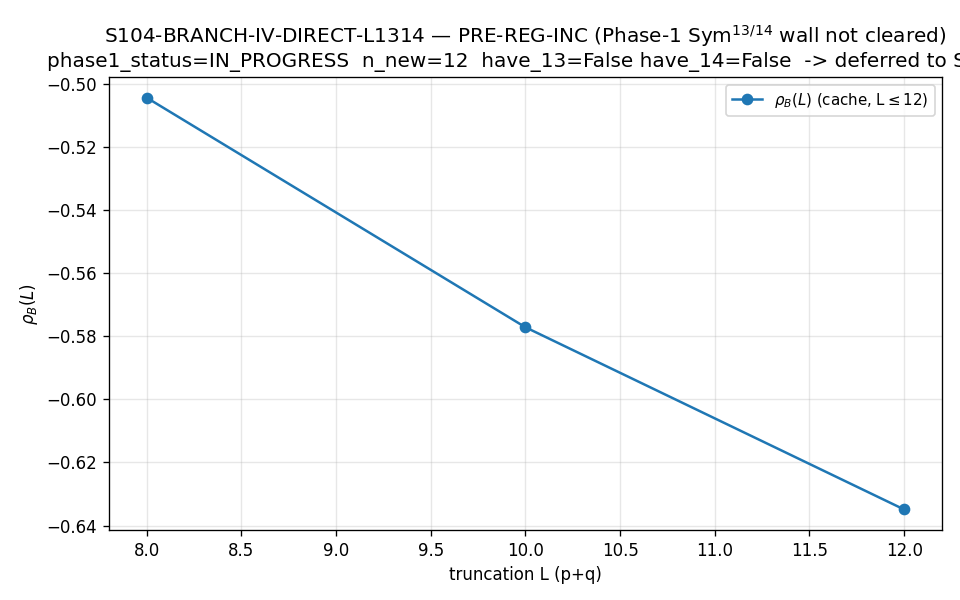

Generate this figure with Python:
#!/usr/bin/env python
"""
S104-BRANCH-IV-DIRECT-L1314 — PHASE 2 (moment + CAC span + verdict).

[VERIFY] truncation stability of the branch-IV dark-energy moment w0^CAC over L in {12,13,14}
using DIRECT rho_B(13) / rho_B(14) spectra (NOT the S103 Friedrich-Bar envelope BOUND).

GEOMETRIC. Substrate-first arrow: D_K eigenvalues at tau_fold -> Zubarev branch-IV a_4-channel
spectral moment rho_B(L) -> CAC-anchored late-time equation-of-state w0^CAC(L) -> truncation-
stability span. The CAC offset is a pure additive translation anchoring w0^CAC(L=10) = w0_FW
EXACTLY; the truncation SPREAD is offset-INDEPENDENT (offset cancels) and measures whether the
substrate's own eigenvalue spectrum has converged enough at L=12 that adding the L=13,14 Peter-
Weyl shells does not move the dark-energy moment. GR's dark energy is the consequence, not the
premise.

Moment (S85 W0-7 verbatim, reproduced bit-for-bit against the s84 cache for L<=12):
    rho_B(L) := rho_Zubarev(L) = <|lambda|>_Z(L) / lambda_max(L) - 1
        <|lambda|>_Z = (sum_j d_j w_Z_j |lam_j|) / (sum_j d_j w_Z_j),  w_Z = exp(-|lam|^2/Lambda_Z^2)
        Lambda_Z = 1.0 (M_KK units), summed over all sectors with level <= L.

CAC (regulator-convention-lockdown.md; RDC FORBIDDEN):
    offset_B   := w0_FW - rho_B(L=10)        [DERIVED at runtime; w0_FW = -0.918 canonical; ZERO free norm]
    w0^CAC(L)  := rho_B(L) + offset_B
    spread_CAC := max_{L in {12,13,14}} w0^CAC(L) - min_{...} w0^CAC(L)
                = max_L rho_B(L) - min_L rho_B(L)         [offset cancels -> span is offset-FREE]

Verdict band (UNCHANGED W5-2): PASS <= 0.025 | INFO (0.025, 0.050] | FAIL > 0.050.

Phase-1 DIRECT sectors come from computations/session-104/s104_sym_p_chain_cache_L1314.py
(offline Sym^13/14 builder + GPU eigvalsh). FEASIBILITY FALLBACK (pre-registered,
mechanical-closure-discipline.md): if the Phase-1 cache lacks a COMPLETE level-13 AND level-14
sector set, close honestly as PRE-REG-INC (deferred to S105), NOT a FAIL; the S103 FB-envelope
INFO stands as the best available bound.

Output: s104_branch_iv_direct_l1314.{npz,png} + verdict via emit_verdict MCP tool.
"""
from __future__ import annotations

import os
os.environ.setdefault("OMP_NUM_THREADS", "8")
os.environ.setdefault("MKL_NUM_THREADS", "8")

import hashlib
import json
import sys
from pathlib import Path

import numpy as np

# ---------------------------------------------------------------------------
# Section 1 — Identity + paths
# ---------------------------------------------------------------------------
SESSION = "S104"
GATE_ID = "S104-BRANCH-IV-DIRECT-L1314"
SCHEME = "zeta"
CONVENTION = "CAC-branch-iv-anchored-L10-DERIVED-OFFSET"
L_MAX = "{12,13,14}"

THIS_FILE = Path(__file__).resolve()
PROJECT_ROOT = THIS_FILE.parents[2]                  # .../computations/session-104/<this> -> root
SHARED_DIR = PROJECT_ROOT / "computations" / "_shared"
SESSION_DIR = PROJECT_ROOT / "computations" / "session-104"

sys.path.insert(0, str(SHARED_DIR))
from canonical_constants import (  # noqa: E402
    w0_FW,
    Gamma_effacement,
    N_cells,
    tau_fold,
)

# ---------------------------------------------------------------------------
# Section 2 — Pre-registered constants (plan §W1-3)
# ---------------------------------------------------------------------------
W0_B = -0.842454                          # (local) branch-iv canonical (S85 W10-2 branch-(iv); S103 anchor, cross-report)
REPRO_TOL = 1e-12                         # (local) rho-recompute reproduction rel_tol (plan tolerance pin; S103 hit 1.1e-16)
# UNCHANGED W5-2 band (plan §W1-3 strict_PASS_boundary):
SPREAD_PASS_BAND = 0.025                  # (local) PASS <= 0.025
SPREAD_INFO_BAND = 0.050                  # (local) INFO (0.025, 0.050]; FAIL > 0.050
L_SCAN = (12, 13, 14)                     # (local) deep-truncation CAC spread window (regulator axis, DR3-class)
L_ANCHOR = 10                             # (local) canonical CAC anchor truncation (rho_B(L=10) -> w0_FW)
LAMBDA_Z = 1.0                            # (local) Zubarev kernel width (S85 W0-7 PRDR pin), M_KK units
PUBLICATION_PRECISION = 6                 # (local) spread + w0^CAC published to 6 sig figs

# FB diagnostic prior (S103 sanity floor — NOT gating; cross-report only):
FB_PRIOR_RHO_13 = -0.646653               # (local) S103 FB-midpoint diagnostic prior rho_B(13)
FB_PRIOR_RHO_14 = -0.657020               # (local) S103 FB-midpoint diagnostic prior rho_B(14)
OFFSET_ZUBAREV_S86 = -0.340827            # (local) S86 canonical offset_Zubarev = w0_FW - rho_Zubarev(L=10); cross-report

JENSEN_S = float(tau_fold)                # (local) Jensen deformation parameter s = tau_fold = 0.190 (cache is tau019)

# ---------------------------------------------------------------------------
# Section 3 — Input files (plan-text drift corrected at runtime per substrate-first §(ii.B))
# ---------------------------------------------------------------------------
P_CANONICAL = SHARED_DIR / "canonical_constants.py"
P_CACHE = PROJECT_ROOT / "computations" / "session-84" / "s84_spectrum_cache_L12_tau019.npz"
P_DIRAC = SHARED_DIR / "dirac_spectrum.py"
P_S103_NPZ = PROJECT_ROOT / "computations" / "session-103" / "s103_branch_iv_deep_truncation.npz"
P_PHASE1 = SESSION_DIR / "s104_sym_p_chain_cache_L1314.npz"   # Phase-1 DIRECT new sectors

# The audit-SHA pin set per plan audit_discriminators (script, canonical, pinmap implicit,
# s84 cache, dirac_spectrum.py, s103 deep-truncation npz). Phase-1 cache pinned too (the
# DIRECT-spectra source); included for provenance.
INPUT_FILES = [P_CANONICAL, P_CACHE, P_DIRAC, P_S103_NPZ, P_PHASE1]

# ---------------------------------------------------------------------------
# Section 4 — SHA-256 input-pin block (S84+ dual-SHA schema)
# ---------------------------------------------------------------------------

def sha256_of(path: Path) -> str:
    h = hashlib.sha256()                                   # (local)
    try:
        h.update(path.read_bytes())
    except OSError:
        return ""
    return h.hexdigest()


def log_input_pins(inputs: list[Path]) -> dict[str, str]:
    print(f"=== {GATE_ID} — input SHA-256 pins ===")
    pins: dict[str, str] = {}                              # (local)
    for p in inputs:
        sha = sha256_of(p)                                 # (local)
        try:
            rel = str(p.relative_to(PROJECT_ROOT)).replace("\\", "/")  # (local)
        except ValueError:
            rel = str(p).replace("\\", "/")                # (local)
        print(f"  {rel}: {sha[:16]}...")
        pins[rel] = sha
    return pins


def closure_hash(pins: dict[str, str]) -> str:
    items = sorted(pins.items())                           # (local)
    h = hashlib.sha256()                                   # (local)
    for k, v in items:
        h.update(f"{k}={v}\n".encode("utf-8"))
    return h.hexdigest()


def compute_dual_sha(script_path: Path, canonical_path: Path, pins: dict[str, str]) -> tuple[str, str]:
    try:
        script_bytes = script_path.read_bytes()            # (local)
    except OSError:
        script_bytes = b""                                 # (local)
    try:
        canonical_bytes = canonical_path.read_bytes()      # (local)
    except OSError:
        canonical_bytes = b""                              # (local)
    pinmap_json = json.dumps(
        dict(sorted(pins.items())), separators=(",", ":"), sort_keys=True
    ).encode("utf-8")                                      # (local)
    h_audit = hashlib.sha256()                             # (local)
    h_audit.update(script_bytes)
    h_audit.update(canonical_bytes)
    h_audit.update(pinmap_json)
    h_content = hashlib.sha256()                           # (local)
    h_content.update(script_bytes)
    return h_audit.hexdigest(), h_content.hexdigest()


# ---------------------------------------------------------------------------
# Section 5 — rho_Zubarev(L) kernel (S85 W0-7 verbatim formula; identical to s103 evaluator)
# ---------------------------------------------------------------------------

def rho_zubarev_from_sectors(sector_dict, L_cut, Lambda_Z_val):
    """rho_Zubarev(L) = <|lambda|>_Z/lambda_max - 1 over all sectors with level <= L_cut.

    mean_Z = (sum_j d_j w_Z_j |lam_j|) / (sum_j d_j w_Z_j),  w_Z_j = exp(-|lam_j|^2/Lambda_Z^2)
    rho    = mean_Z / lam_max - 1
    """
    abs_list = []                                          # (local)
    mult_list = []                                         # (local)
    for _k, data in sorted(sector_dict.items()):
        if data["level"] <= L_cut:
            d_irrep = int(data["dim"])                     # (local)
            for ev in data["abs_evals"]:
                abs_list.append(float(ev))
                mult_list.append(d_irrep)
    lam = np.array(abs_list, dtype=np.float64)             # (local)
    mult = np.array(mult_list, dtype=np.float64)           # (local)
    wZ = np.exp(-(lam / Lambda_Z_val) ** 2)                # (local)
    sum_d_wZ = float(np.sum(mult * wZ))                    # (local)
    sum_d_wZ_lam = float(np.sum(mult * wZ * lam))          # (local)
    lam_max = float(lam.max())                             # (local)
    mean_Z = sum_d_wZ_lam / sum_d_wZ                       # (local)
    rho = mean_Z / lam_max - 1.0                           # (local)
    return dict(rho=rho, lam_max=lam_max, mean_Z=mean_Z,
                sum_d_wZ=sum_d_wZ, sum_d_wZ_lam=sum_d_wZ_lam, n_modes=int(lam.size))


# ---------------------------------------------------------------------------
# Section 6 — print_verdict_payload (agent calls emit_verdict with this)
# ---------------------------------------------------------------------------

def print_verdict_payload(verdict, value, audit_sha, content_sha,
                          sign_v="", magnitude_v="", regime_v="", extra_rows=None):
    payload = {
        "session": 104,
        "gate_id": GATE_ID,
        "verdict": verdict,
        "value": value,
        "scheme": SCHEME,
        "convention": CONVENTION,
        "l_max": L_MAX,
        "audit_sha256": audit_sha,
        "content_sha256": content_sha,
        "schema_version": "S84+",
    }
    if sign_v:
        payload["sign_verdict"] = sign_v
        payload["magnitude_verdict"] = magnitude_v
        payload["regime_verdict"] = regime_v
    if extra_rows:
        payload["extra_rows"] = extra_rows
    print("<<<EMIT_VERDICT_PAYLOAD>>>")
    print(json.dumps(payload))
    print("<<<END_EMIT_VERDICT_PAYLOAD>>>")


# ---------------------------------------------------------------------------
# Section 7 — main
# ---------------------------------------------------------------------------

def main():
    print(f"=== {GATE_ID} :: Phase-2 moment + CAC span + verdict ===")
    print(f"[const] w0_FW={w0_FW}  tau_fold={tau_fold}  Lambda_Z={LAMBDA_Z}  "
          f"Gamma_effacement={Gamma_effacement}  N_cells={N_cells}")
    pins = log_input_pins(INPUT_FILES)
    closure = closure_hash(pins)
    audit_sha, content_sha = compute_dual_sha(THIS_FILE, P_CANONICAL, pins)
    print(f"  closure_hash:   {closure[:16]}...")
    print(f"  audit_sha256:   {audit_sha[:16]}... (script+canonical+pinmap)")
    print(f"  content_sha256: {content_sha[:16]}... (script only)")

    # --- Load s84 L<=12 master cache ---
    cache = np.load(P_CACHE, allow_pickle=True)
    sector_evals = cache["sector_evals"].item()            # (local) {(p,q): {dim,level,abs_evals}}
    cache_max_level = max(d["level"] for d in sector_evals.values())  # (local)
    n_cache_sectors = len(sector_evals)                    # (local)
    print(f"[cache] s84 master: {n_cache_sectors} sectors, max_level={cache_max_level}")

    # --- Cross-check 1: reproduce rho_B(L=8,10,12) bit-exact (sentinel; the consumed S85 evaluator) ---
    rho_recompute = {}                                     # (local)
    EXPECT = {8: -0.5044659979116969, 10: -0.5771725805120294, 12: -0.634885419265151}  # (local) S103 record
    repro_diffs = {}                                       # (local)
    for L in (8, 10, 12):
        rr = rho_zubarev_from_sectors(sector_evals, L, LAMBDA_Z)
        rho_recompute[L] = rr["rho"]
        repro_diffs[L] = abs(rr["rho"] - EXPECT[L])
        print(f"  rho_B({L}) recompute = {rr['rho']:.15f}  (expect {EXPECT[L]:.15f}, "
              f"diff {repro_diffs[L]:.2e}, n_modes={rr['n_modes']})")
    rho_recompute_max_diff = max(repro_diffs.values())     # (local)
    rho_recompute_ok = rho_recompute_max_diff <= REPRO_TOL  # (local)
    print(f"[xcheck1] rho-recompute max_diff={rho_recompute_max_diff:.2e}  "
          f"ok(<= {REPRO_TOL:.0e})={rho_recompute_ok}")

    # --- Load Phase-1 DIRECT new sectors; check completeness for levels 13 + 14 ---
    have_13 = have_14 = False                               # (local)
    new_sectors = {}                                        # (local)
    phase1_status = "ABSENT"                                # (local)
    phase1_timing = {}                                      # (local)
    if P_PHASE1.exists():
        z1 = np.load(P_PHASE1, allow_pickle=True)
        new_sectors = z1["new_sectors"].item()
        phase1_status = str(z1["status"]) if "status" in z1.files else "UNKNOWN"
        if "timing_json" in z1.files:
            phase1_timing = json.loads(str(z1["timing_json"]))
        have_13 = all((p, 13 - p) in new_sectors for p in range(14))
        have_14 = all((p, 14 - p) in new_sectors for p in range(15))
        print(f"[phase1] cache status={phase1_status}  n_new={len(new_sectors)}  "
              f"have_13={have_13}  have_14={have_14}")
        print(f"[phase1] sectors: {sorted(new_sectors.keys())}")
    else:
        print(f"[phase1] cache ABSENT at {P_PHASE1}")

    feasible = bool(have_13 and have_14)                   # (local) DIRECT verdict requires BOTH levels complete

    # --- FEASIBILITY FALLBACK: PRE-REG-INC if Phase-1 incomplete ---
    if not feasible:
        miss13 = [(p, 13 - p) for p in range(14) if (p, 13 - p) not in new_sectors]  # (local)
        miss14 = [(p, 14 - p) for p in range(15) if (p, 14 - p) not in new_sectors]  # (local)
        print(f"[fallback] DIRECT spectra INCOMPLETE — Phase-1 wall not cleared.")
        print(f"           missing level-13: {miss13}")
        print(f"           missing level-14: {miss14}")
        value = (f"PRE-REG-INC_blocked_by_irrep_construction_wall_Sym13_Sym14; "
                 f"phase1_status={phase1_status}; have_13={have_13}; have_14={have_14}; "
                 f"n_new={len(new_sectors)}; deferred_to_S105; "
                 f"S103_FB_envelope_INFO_508c7cf3_stands_as_best_bound")
        # Persist the partial state + npz so the next session resumes.
        np.savez_compressed(
            SESSION_DIR / "s104_branch_iv_direct_l1314.npz",
            verdict="PRE-REG-INC",
            feasible=False,
            phase1_status=phase1_status,
            have_13=have_13, have_14=have_14,
            n_new_sectors=len(new_sectors),
            new_sectors_present=np.array(sorted(new_sectors.keys()), dtype=object),
            missing_13=np.array(miss13, dtype=object),
            missing_14=np.array(miss14, dtype=object),
            rho_recompute_8=rho_recompute[8], rho_recompute_10=rho_recompute[10],
            rho_recompute_12=rho_recompute[12],
            rho_recompute_max_diff=rho_recompute_max_diff, rho_recompute_ok=rho_recompute_ok,
            w0_FW=float(w0_FW), W0_B=W0_B, OFFSET_ZUBAREV_S86=OFFSET_ZUBAREV_S86,
            FB_PRIOR_RHO_13=FB_PRIOR_RHO_13, FB_PRIOR_RHO_14=FB_PRIOR_RHO_14,
            L_SCAN=np.array(L_SCAN, dtype=np.int64), Lambda_Z=LAMBDA_Z, jensen_s=JENSEN_S,
            SPREAD_PASS_BAND=SPREAD_PASS_BAND, SPREAD_INFO_BAND=SPREAD_INFO_BAND,
            audit_sha256=audit_sha, content_sha256=content_sha, closure_hash=closure,
            phase1_timing_json=json.dumps(phase1_timing),
        )
        _make_plot_fallback(rho_recompute, phase1_status, len(new_sectors), have_13, have_14)
        print_verdict_payload("PRE-REG-INC", value, audit_sha, content_sha)
        return

    # --- DIRECT branch: merge new sectors, compute rho_B(13), rho_B(14) DIRECT ---
    merged = dict(sector_evals)                            # (local)
    merged.update(new_sectors)
    merged_max_level = max(d["level"] for d in merged.values())  # (local)
    print(f"[direct] merged cache: {len(merged)} sectors, max_level={merged_max_level}")

    rho_B = {}                                             # (local)
    rho_meta = {}                                          # (local)
    for L in (10, 12, 13, 14):                             # 10 needed for offset; 12,13,14 for span
        rr = rho_zubarev_from_sectors(merged, L, LAMBDA_Z)
        rho_B[L] = rr["rho"]
        rho_meta[L] = rr
        print(f"  rho_B({L}) DIRECT = {rr['rho']:.15f}  (lam_max={rr['lam_max']:.6f}, "
              f"n_modes={rr['n_modes']})")

    # rho_B(12) must equal the cache reproduction (L=12 fully in s84 cache) — consistency floor
    rho12_consistency = abs(rho_B[12] - rho_recompute[12])  # (local)
    print(f"[xcheck2] rho_B(12) DIRECT vs cache-recompute diff = {rho12_consistency:.2e} "
          f"(<= {REPRO_TOL:.0e}: {rho12_consistency <= REPRO_TOL})")

    # --- CAC offset (DERIVED at runtime; offset cancels in span) ---
    offset_B = float(w0_FW) - rho_B[L_ANCHOR]              # (local) = w0_FW - rho_B(L=10), CAC
    offset_B_W0B = W0_B - rho_B[L_ANCHOR]                  # (local) S103 alt anchor (cross-report)
    print(f"[cac] offset_B (w0_FW-anchored) = {offset_B:.12f}  "
          f"[w0_FW={w0_FW} - rho_B(10)={rho_B[L_ANCHOR]:.12f}]")
    print(f"[cac] offset_B (W0_B-anchored)  = {offset_B_W0B:.12f}  (S103 cross-report; = -0.265281)")
    print(f"[cac] offset_Zubarev_S86 xref   = {OFFSET_ZUBAREV_S86:.6f}")

    w0_cac = {L: rho_B[L] + offset_B for L in L_SCAN}      # (local) {12,13,14}
    # CAC anchor identity check at L=10:
    w0_cac_10 = rho_B[L_ANCHOR] + offset_B                 # (local) must == w0_FW EXACTLY
    cac_anchor_resid = abs(w0_cac_10 - float(w0_FW))       # (local)
    print(f"[cac] w0^CAC(L=10) = {w0_cac_10:.15f}  (== w0_FW={w0_FW}? resid={cac_anchor_resid:.2e})")
    for L in L_SCAN:
        print(f"  w0^CAC({L}) = {w0_cac[L]:.15f}")

    # --- spread_CAC = max-min over {12,13,14}; offset-cancellation cross-check ---
    w0_vals = np.array([w0_cac[L] for L in L_SCAN])        # (local)
    rho_vals = np.array([rho_B[L] for L in L_SCAN])        # (local)
    spread_CAC = float(w0_vals.max() - w0_vals.min())      # (local)
    spread_rho = float(rho_vals.max() - rho_vals.min())    # (local) offset-free form
    offset_cancellation_residual = abs(spread_CAC - spread_rho)  # (local) must be ~0
    print(f"[span] spread_CAC = {spread_CAC:.12f}   spread_rho(offset-free) = {spread_rho:.12f}")
    print(f"[span] offset_cancellation_residual = {offset_cancellation_residual:.2e}")

    # --- decrement diagnostics (orientation; matches S103 FB-prior direction) ---
    decrement_12_13 = rho_B[13] - rho_B[12]                # (local)
    decrement_13_14 = rho_B[14] - rho_B[13]                # (local)
    decrement_sign_negative = (decrement_12_13 < 0) and (decrement_13_14 < 0)   # (local)
    decelerating = abs(decrement_13_14) < abs(decrement_12_13)                  # (local)
    print(f"[decr] d(12->13)={decrement_12_13:.8f}  d(13->14)={decrement_13_14:.8f}  "
          f"sign_neg={decrement_sign_negative}  decelerating={decelerating}")

    # --- FB-prior sanity cross-report (NOT gating) ---
    fb13_diff = abs(rho_B[13] - FB_PRIOR_RHO_13)           # (local)
    fb14_diff = abs(rho_B[14] - FB_PRIOR_RHO_14)           # (local)
    print(f"[fb-prior] rho_B(13) DIRECT={rho_B[13]:.6f} vs FB-prior {FB_PRIOR_RHO_13} (diff {fb13_diff:.4f})")
    print(f"[fb-prior] rho_B(14) DIRECT={rho_B[14]:.6f} vs FB-prior {FB_PRIOR_RHO_14} (diff {fb14_diff:.4f})")

    # --- Verdict band (UNCHANGED W5-2): PASS <= 0.025 | INFO (0.025,0.050] | FAIL > 0.050 ---
    if spread_CAC <= SPREAD_PASS_BAND:
        verdict = "PASS"
    elif spread_CAC <= SPREAD_INFO_BAND:
        verdict = "INFO"
    else:
        verdict = "FAIL"
    # Sentinel gate: if rho recompute failed, the evaluator drifted -> cannot trust the span.
    if not rho_recompute_ok:
        verdict = "INFO"
        print("[WARN] rho-recompute sentinel FAILED -> evaluator drift; verdict forced INFO")

    print(f"[VERDICT] spread_CAC={spread_CAC:.6g}  band(PASS<= {SPREAD_PASS_BAND}, "
          f"INFO<= {SPREAD_INFO_BAND})  => {verdict}")

    # --- persist npz ---
    np.savez_compressed(
        SESSION_DIR / "s104_branch_iv_direct_l1314.npz",
        verdict=verdict, feasible=True, phase1_status=phase1_status,
        L_SCAN=np.array(L_SCAN, dtype=np.int64), L_anchor=L_ANCHOR,
        rho_B_10=rho_B[10], rho_B_12=rho_B[12], rho_B_13=rho_B[13], rho_B_14=rho_B[14],
        rho_B_window=np.array([rho_B[12], rho_B[13], rho_B[14]]),
        lam_max_12=rho_meta[12]["lam_max"], lam_max_13=rho_meta[13]["lam_max"],
        lam_max_14=rho_meta[14]["lam_max"],
        n_modes_12=rho_meta[12]["n_modes"], n_modes_13=rho_meta[13]["n_modes"],
        n_modes_14=rho_meta[14]["n_modes"],
        w0_FW=float(w0_FW), W0_B=W0_B,
        offset_B=offset_B, offset_B_W0B=offset_B_W0B, OFFSET_ZUBAREV_S86=OFFSET_ZUBAREV_S86,
        w0_cac=np.array([w0_cac[L] for L in L_SCAN]), w0_cac_10=w0_cac_10,
        cac_anchor_resid=cac_anchor_resid,
        spread_CAC=spread_CAC, spread_rho=spread_rho,
        offset_cancellation_residual=offset_cancellation_residual,
        SPREAD_PASS_BAND=SPREAD_PASS_BAND, SPREAD_INFO_BAND=SPREAD_INFO_BAND,
        decrement_12_13=decrement_12_13, decrement_13_14=decrement_13_14,
        decrement_sign_negative=decrement_sign_negative, decelerating=decelerating,
        FB_PRIOR_RHO_13=FB_PRIOR_RHO_13, FB_PRIOR_RHO_14=FB_PRIOR_RHO_14,
        fb13_diff=fb13_diff, fb14_diff=fb14_diff,
        rho_recompute_8=rho_recompute[8], rho_recompute_10=rho_recompute[10],
        rho_recompute_12=rho_recompute[12], rho_recompute_max_diff=rho_recompute_max_diff,
        rho_recompute_ok=rho_recompute_ok, rho12_consistency=rho12_consistency,
        n_cache_sectors=n_cache_sectors, n_merged_sectors=len(merged),
        merged_max_level=merged_max_level, have_13=have_13, have_14=have_14,
        Lambda_Z=LAMBDA_Z, jensen_s=JENSEN_S, Gamma_effacement=float(Gamma_effacement),
        N_cells=int(N_cells),
        audit_sha256=audit_sha, content_sha256=content_sha, closure_hash=closure,
        phase1_timing_json=json.dumps(phase1_timing),
    )

    _make_plot_direct(rho_B, w0_cac, spread_CAC, verdict, FB_PRIOR_RHO_13, FB_PRIOR_RHO_14)

    value = (f"spread_CAC={spread_CAC:.6g} rho_B(12)={rho_B[12]:.6f} rho_B(13)={rho_B[13]:.6f} "
             f"rho_B(14)={rho_B[14]:.6f} w0CAC(12)={w0_cac[12]:.6f} w0CAC(13)={w0_cac[13]:.6f} "
             f"w0CAC(14)={w0_cac[14]:.6f} offset_B={offset_B:.6f} DIRECT_L1314 band_PASS<={SPREAD_PASS_BAND}")
    print_verdict_payload(verdict, value, audit_sha, content_sha)


def _make_plot_direct(rho_B, w0_cac, spread_CAC, verdict, fb13, fb14):
    import matplotlib
    matplotlib.use("Agg")
    import matplotlib.pyplot as plt
    fig, (ax1, ax2) = plt.subplots(1, 2, figsize=(12, 5))
    Ls = [12, 13, 14]
    ax1.plot(Ls, [rho_B[L] for L in Ls], "o-", color="C0", label=r"$\rho_B(L)$ DIRECT")
    ax1.plot([13, 14], [fb13, fb14], "x--", color="C3", label="S103 FB-prior (diagnostic)")
    ax1.set_xlabel("truncation L (p+q)")
    ax1.set_ylabel(r"$\rho_B(L)$  (Zubarev branch-IV moment)")
    ax1.set_title(r"DIRECT $\rho_B(L)$ over $\{12,13,14\}$")
    ax1.set_xticks(Ls)
    ax1.grid(alpha=0.3)
    ax1.legend(fontsize=8)
    ax2.plot(Ls, [w0_cac[L] for L in Ls], "s-", color="C2",
             label=r"$w_0^{\rm CAC}(L)=\rho_B(L)+{\rm offset}_B$")
    ax2.axhline(float(w0_FW), color="k", ls=":", lw=1, label=fr"$w_0^{{FW}}={w0_FW}$")
    ax2.set_xlabel("truncation L (p+q)")
    ax2.set_ylabel(r"$w_0^{\rm CAC}(L)$")
    ax2.set_title(fr"$w_0^{{\rm CAC}}$: spread$={spread_CAC:.5f}$  $\Rightarrow$ {verdict}"
                  f"\n(PASS$\\leq$0.025 | INFO(0.025,0.050] | FAIL$>$0.050)")
    ax2.set_xticks(Ls)
    ax2.grid(alpha=0.3)
    ax2.legend(fontsize=8)
    fig.suptitle(f"{GATE_ID} — branch-IV $w_0$ deep-truncation stability (DIRECT spectra)",
                 fontsize=11)
    fig.tight_layout()
    fig.savefig(SESSION_DIR / "s104_branch_iv_direct_l1314.png", dpi=120)
    plt.close(fig)


def _make_plot_fallback(rho_recompute, phase1_status, n_new, have_13, have_14):
    import matplotlib
    matplotlib.use("Agg")
    import matplotlib.pyplot as plt
    fig, ax = plt.subplots(figsize=(8, 5))
    Ls = [8, 10, 12]
    ax.plot(Ls, [rho_recompute[L] for L in Ls], "o-", color="C0",
            label=r"$\rho_B(L)$ (cache, L$\leq$12)")
    ax.set_xlabel("truncation L (p+q)")
    ax.set_ylabel(r"$\rho_B(L)$")
    ax.set_title(f"{GATE_ID} — PRE-REG-INC (Phase-1 Sym$^{{13/14}}$ wall not cleared)\n"
                 f"phase1_status={phase1_status}  n_new={n_new}  "
                 f"have_13={have_13} have_14={have_14}  -> deferred to S105")
    ax.grid(alpha=0.3)
    ax.legend(fontsize=9)
    fig.tight_layout()
    fig.savefig(SESSION_DIR / "s104_branch_iv_direct_l1314.png", dpi=120)
    plt.close(fig)


if __name__ == "__main__":
    main()
